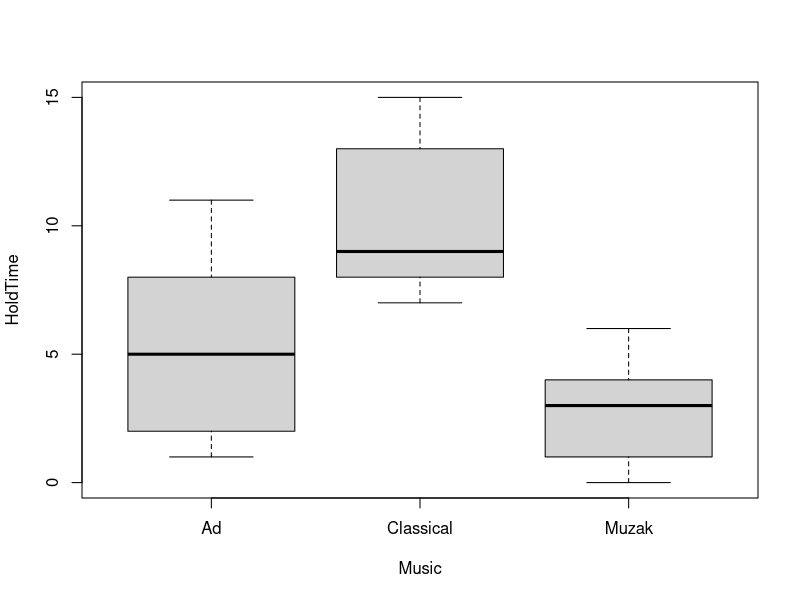

R code for this plot:
options(digits=15)
phone <- read.csv("Muzak.csv", header=T)
attach(phone)


boxplot(HoldTime ~ Music)

m1 <- lm(HoldTime ~ Music, x=T)
summary(m1)
var.m1 <- anova(m1)$Mean[2]  #The Mean Square Error from the ANOVA table
X<- m1$x
solve(t(X)%*%X)  #Takes the inverse


#Test for difference between Ad group and Muzak group:  Use summary of lm.  Or by hand:
t.val1.2 <- (-2.6 - 0) / sqrt(var.m1 * 0.4)
p.val1.2 <- 2*pt(t.val1.2, 12)


#Test for Muzak group different from 0:
t.num1 <- (5.4 - 2.6)
t.denom1 <- sqrt(var.m1 * (0.2 + 0.4 - 2*0.2))
t.val1.1 <- t.num1 / t.denom1
p.val1.1 <- 2*pt(t.val1.1, df=12, lower.tail=FALSE)
#If you get a p-value > 1, something went wrong.


#Test for difference between Classical group and Muzak group:
t.num3 <- (5 + 2.6)
t.denom3 <- sqrt(var.m1 * (0.4 + 0.4 - 2 * 0.2))
t.val1.3 <- t.num3 / t.denom3
p.val1.3 <- 2*pt(t.val1.3, 12, lower.tail=F)






#Model 2: Create your own indicator variables.
iAd <- ifelse(Music == "Ad", 1, 0)
iMuzak <- ifelse(Music == "Muzak", 1, 0)
iClassical <- ifelse(Music == "Classical", 1, 0)

m2 <- lm(HoldTime ~ iAd + iMuzak + iClassical - 1, x=T)
summary(m2)
var.m2 <- anova(m2)$Mean[4] #The anova table is different - more on this later.
X2<- m2$x
solve(t(X2)%*%X2)

#Test for difference between Ad group and Muzak group:
t.num4 <- (5.4 - 2.8)
t.denom4 <- sqrt(var.m2*(.2 + .2))  #Notice no covariance between parameter estimates!
t.val2.2 <- t.num4 / t.denom4
p.val2.2 <- 2*pt(t.val2.2, 12, lower.tail=F)


#Test for Muzak group different from 0: Use summary of lm.  Or by hand:
t.val2.1 <- 2.8 / sqrt(var.m2 * 0.2)
p.val2.1 <- 2*pt(t.val2.1, 12, lower.tail=F)


#Test for difference between Classical group and Muzak group:
t.num4 <- (10.4 - 2.8)
t.denom4 <- sqrt(var.m2*(.2 + .2))
t.val2.3 <- t.num4 / t.denom4
p.val2.3 <- 2*pt(t.val2.3, 12, lower.tail=F)
